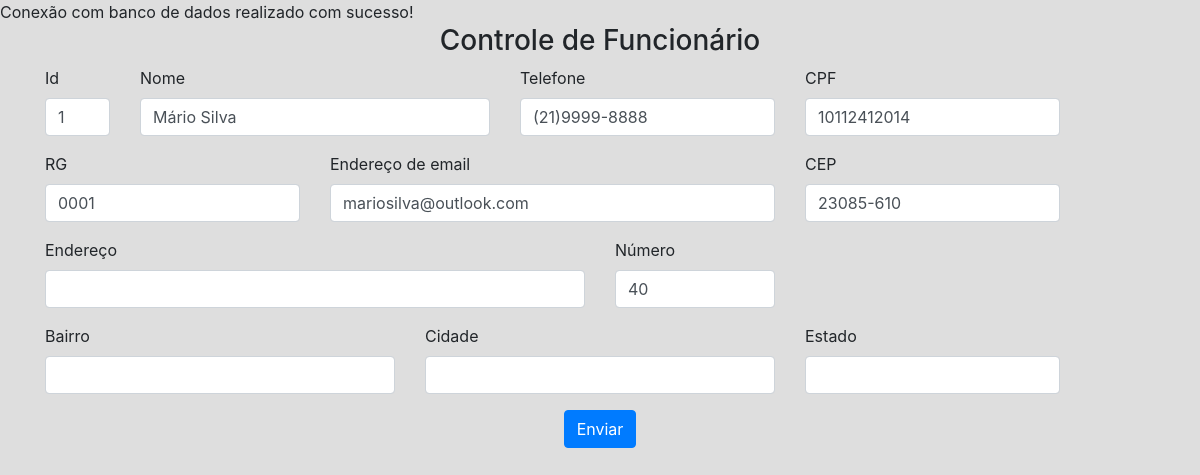
Screenshot of /editar-func.php?idfuncionario=1 with the database file from the repository.
### tables this page shows
CREATE TABLE `funcionario` (
  `idfuncionario` int(11) NOT NULL,
  `cpffuncionario` char(14) NOT NULL,
  `nome` varchar(60) NOT NULL,
  `telefone` varchar(15) NOT NULL,
  `rg` varchar(15) NOT NULL,
  `cep` char(9) NOT NULL,
  `numerocasa` smallint(6) NOT NULL,
  `foto` varchar(255) DEFAULT NULL,
  `email` varchar(255) NOT NULL
);

### editar-func.php (the view, shortened to what this page needs)
<?php
    require_once './head.php';
    include_once './conexao.php';
    $id = filter_input(INPUT_GET, "idfuncionario", FILTER_SANITIZE_NUMBER_INT);
    $sql = "SELECT * from funcionario where idfuncionario = $id LIMIT 1";
    $resultado= $conn->prepare($sql);
    $resultado->execute();
    if(($resultado) AND ($resultado->rowCount() != 0)){
        $linha = $resultado->fetch(PDO::FETCH_ASSOC);
        extract($linha);
    }
    else{
        $_SESSION['msg'] = "Erro: Funcionário não encontrado!";
        header("Location: relatorio-func.php");
    }
?>
<form method="POST" action="./controlfunc.php" enctype="multipart/form-data">
    <div class="container">
        <div class="row">
                <div class="col-md-12 text-center">
                    <h3>Controle de Funcionário</h3>
                </div>
        </div>
        <div class="row">
            <div class="col-md-1">
                <div class="form-group">
                    <label for="idfuncionario">Id</label>
                    <input type="text" class="form-control" name="idfuncionario"
                    value="<?php echo $idfuncionario;?>"
                    >
                </div>
            </div>
            <div class="col-md-4">
                <div class="form-group">
                    <label for="nome">Nome</label>
                    <input type="text" class="form-control" name="nome"
                    value="<?php echo $nome;?>"
                    >
                </div>
            </div>
            <div class="col-md-3">
                <div class="form-group">
                    <label for="telefone">Telefone</label>
                    <input type="text" name="telefone" class="form-control" onkeypress="$(this).mask('(00)00000-0000')"
                    value="<?php echo $telefone;?>"
                    >
                </div>
            </div>
            <div class="col-md-3">
                <div class="form-group">
                    <label for="cpffuncionario">CPF</label>
                    <input type="text" name="cpffuncionario" class="form-control" onkeypress="$(this).mask('000.000.000-00');"
                    value="<?php echo $cpffuncionario;?>"
                    >
                </div>
            </div>
        </div>
        <div class="row">
            <div class="col-md-3">
                <div class="form-group">
                    <label for="rg">RG</label>
                    <input type="text" class="form-control" name="rg"
                    value="<?php echo $rg;?>"
                    >
                </div>
            </div>
            <div class="col-md-5">
                <div class="form-group">
                    <label for="exampleInputEmail1">Endereço de email</label>
                    <input type="email" name="email" class="form-control" id="exampleInputEmail1" aria-describedby="emailHelp" placeholder="Seu email"
                    value="<?php echo $email;?>"
                    >
                </div>
            </div>
            <div class="col-md-3">
                <div class="form-group">
                    <label for="cep">CEP</label>
                    <input type="text" name="cep" class="form-control" id="cep" onblur="pesquisacep(this.value);"
                    value="<?php echo $cep;?>"
                    >
                </div>
            </div>
        </div>
        <div class="row">
            <div class="col-md-6">
                <div class="form-group">
                    <label for="endereco">Endereço</label>
                    <input type="text" class="form-control" id="rua" name="rua">
                </div>
            </div>
            <div class="col-md-2">
                <div class="form-group">
                    <label for="numero">Número</label>
                    <input type="text" class="form-control" name="numero"
                    value="<?php echo $numerocasa;?>"
                    >
                </div>
            </div>
        </div>
        <div class="row">
            <div class="col-md-4">
              <div class="form-group">
                 <label for="bairro">Bairro</label><p>
                 <input type="text" class="form-control" id="bairro" name="bairro">
                </div>
            </div>
            <div class="col-md-4">
              <div class="form-group">
                 <label for="cidade">Cidade</label><p>
                 <input type="text" class="form-control" id="cidade" name="cidade">
                </div>
            </div>
            <div class="col-md-3">
              <div class="form-group">
                 <label for="uf">Estado</label><p>
                 <input type="text" class="form-control" id="uf" name="uf">
                </div>
            </div>
        </div>
        <div class="row">
            <div class="col-md-12 text-center">
                <div class="form-group">
                    <input type="submit" class="btn btn-primary" value="Enviar" name="btneditar">
                </div>
            </div>
        </div>
    </div>
</form>
<?php
    require_once './footer-admin.php';
?>

### style.css (style rules this page uses)
body { margin: 0; padding: 0; height: 100%; width: 100%; overflow-x: hidden; background: #dedede; }

### rows the page displays
funcionario: idfuncionario "1", nome "Mário Silva", telefone "(21)9999-8888", cpffuncionario "10112412014", rg "0001", email "mariosilva@outlook.com", cep "23085-610", numero "40"
